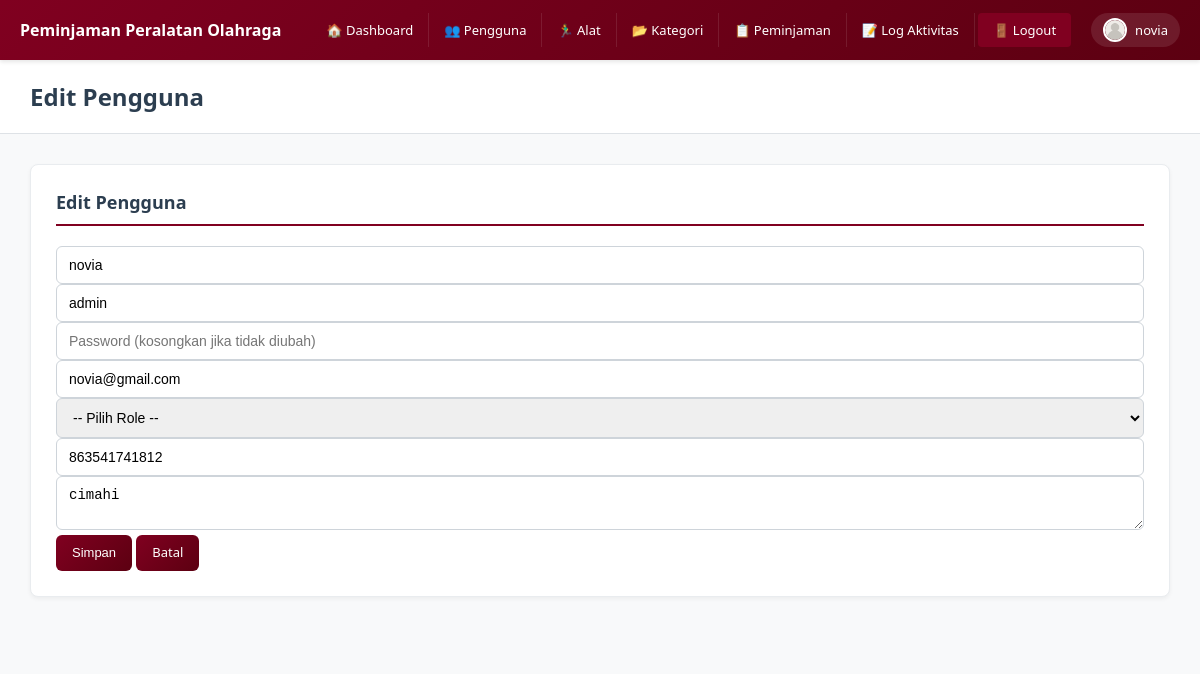
Page /admin/editPengguna?id=1000 (signed in) on the committed database.
### tables this page shows
CREATE TABLE `pengguna` (
  `id_pengguna` int NOT NULL,
  `nama` varchar(50) NOT NULL,
  `username` varchar(100) NOT NULL,
  `password` varchar(100) NOT NULL,
  `email` varchar(50) NOT NULL,
  `role` enum('admin','petugas','peminjam') NOT NULL,
  `no_handphone` varchar(12) NOT NULL,
  `alamat` text NOT NULL
);

### controllers/AdminController.php (called while the page is built, shortened)
<?php
class AdminController extends Controller {
    public function editPengguna() {
        $model = $this->model('AdminModel');
        $data['judul'] = "Edit Pengguna";
        $data['user'] = $model->getPenggunaById($_GET['id']);
        $this->view('admin/EditPengguna', $data);
    }
}

### core/App.php (called while the page is built, shortened)
<?php
class App {
    protected $method = 'index';
    public function __construct() {
        $url = $this->parseURL();
        if (!empty($url[0])) {
            $controllerName = ucfirst($url[0]);
            if (file_exists(__DIR__ . '/../controllers/' . $controllerName . 'Controller.php')) {
                unset($url[0]);
            }
            elseif (file_exists(__DIR__ . '/../controllers/' . $controllerName . '.php')) {
                $this->controller = $controllerName;
                unset($url[0]);
            }
        }
        $this->controller = new $this->controller;
        if (isset($url[1]) && method_exists($this->controller, $url[1])) {
            $this->method = $url[1];
            unset($url[1]);
        }
        $this->params = $url ? array_values($url) : [];
        call_user_func_array([$this->controller, $this->method], $this->params);
    }
    public function parseURL() {
        if (isset($_GET['url'])) {
            $url = $_GET['url'];
            $url = ltrim($url, '/');
            $url = rtrim($url, '/');
            $url = filter_var($url, FILTER_SANITIZE_URL);
            return explode('/', $url);
        }
        return [];
    }
}

### Index.php (called while the page is built, shortened)
<?php
require_once __DIR__ . '/config/Database.php';
require_once __DIR__ . '/core/Controller.php';
require_once __DIR__ . '/core/App.php';
$app = new App();

### models/AdminModel.php (called while the page is built, shortened)
<?php
class AdminModel {
    private $db;
    public function __construct() {
        $this->db = Database::getInstance()->getConnection();
    }
    public function getPenggunaById($id) {
        $stmt = $this->db->prepare("SELECT * FROM pengguna WHERE id_pengguna = ?");
        $stmt->execute([$id]);
        return $stmt->fetch();
    }
}

### config/Database.php (called while the page is built, shortened)
<?php
class Database {
    private $host     = 'localhost';
    private $db_name  = 'peminjaman_peralatan_olahraga';
    private $username = 'root';
    private $password = '';
    private static $instance = null;
    private $conn;
    private function __construct() {
        try {
            $dsn = "mysql:host={$this->host};dbname={$this->db_name};charset=utf8mb4";
            $options = [
                PDO::ATTR_ERRMODE            => PDO::ERRMODE_EXCEPTION,
                PDO::ATTR_DEFAULT_FETCH_MODE => PDO::FETCH_ASSOC,
                PDO::ATTR_EMULATE_PREPARES   => false,
            ];
            $this->conn = new PDO($dsn, $this->username, $this->password, $options);
        } catch (PDOException $e) {
            die("Koneksi Database Gagal: " . $e->getMessage());
        }
    }
    public static function getInstance() {
        if (self::$instance === null) {
            self::$instance = new Database();
        }
        return self::$instance;
    }
    public function getConnection() {
        return $this->conn;
    }
}

### views/admin/EditPengguna.php (the view, shortened to what this page needs)
<?php include __DIR__ . '/../layout/header.php';  ?>
<div class="box">
    <h3>Edit Pengguna</h3>
    <form method="POST">
        <input name="nama" placeholder="Nama" required
               value="<?= htmlspecialchars($data['user']['nama']); ?>">
        <input name="username" placeholder="Username" required
               value="<?= htmlspecialchars($data['user']['username']); ?>">
        <input name="password" type="password"
               placeholder="Password (kosongkan jika tidak diubah)">
        <input name="email" type="email" placeholder="Email" required
               value="<?= htmlspecialchars($data['user']['email']); ?>">
        <select name="role" required>
            <option value="">-- Pilih Role --</option>
        </select>
        <input name="hp" placeholder="No HP"
               value="<?= htmlspecialchars($data['user']['no_handphone']); ?>">
        <textarea name="alamat" placeholder="Alamat"><?= htmlspecialchars($data['user']['alamat']); ?></textarea>
        <button name="update_pengguna" class="button">Simpan</button>
        <a class="btn-modal" href="<?= BASEURL; ?>/admin/pengguna">Batal</a>
    </form>
</div>

### assets/style.css (style rules this page uses)
* { margin:0; padding:0; box-sizing:border-box; }
body { font-family:'Segoe UI', Tahoma, Geneva, Verdana, sans-serif; background:#f8f9fa; padding-top:60px; }
.content h3 { color:#2c3e50; font-size:20px; margin-bottom:20px; font-weight:600; }
input, select, textarea { width:100%; padding:10px 12px; border:1px solid #ced4da; border-radius:6px; font-size:14px; transition:border-color 0.3s, box-shadow 0.3s; }
button, .button, .btn, .btn-primary, .btn-success, .btn-info, .btn-secondary, .btn-danger, .btn-warning, .btn-modal { background:linear-gradient(135deg, #800020 0%, #5c0011 100%); color:white; border:none; padding:8px 16px; border-radius:6px; cursor:pointer; font-size:13px; font-weight:500; text-decoration:none; display:inline-block; transition:all 0.3s; text-align:center; line-height:1.5; }
.box { background:white; padding:25px; border:1px solid #e9ecef; border-radius:8px; margin-bottom:20px; box-shadow:0 2px 4px rgba(0,0,0,0.05); }
.box h3 { color:#2c3e50; margin-bottom:20px; font-size:18px; font-weight:600; padding-bottom:10px; border-bottom:2px solid #800020; }

### views/layout/Header.php (style rules this page uses)
* { margin:0; padding:0; box-sizing:border-box; }
body { font-family:'Segoe UI', Tahoma, Geneva, Verdana, sans-serif; background:#f8f9fa; padding-top:60px; }
.content h3 { color:#2c3e50; font-size:20px; margin-bottom:20px; font-weight:600; }
input, select, textarea { width:100%; padding:10px 12px; border:1px solid #ced4da; border-radius:6px; font-size:14px; transition:border-color 0.3s, box-shadow 0.3s; }
button, .button, .btn, .btn-primary, .btn-success, .btn-info, .btn-secondary, .btn-danger, .btn-warning, .btn-modal { background:linear-gradient(135deg, #800020 0%, #5c0011 100%); color:white; border:none; padding:8px 16px; border-radius:6px; cursor:pointer; font-size:13px; font-weight:500; text-decoration:none; display:inline-block; transition:all 0.3s; text-align:center; line-height:1.5; }
.box { background:white; padding:25px; border:1px solid #e9ecef; border-radius:8px; margin-bottom:20px; box-shadow:0 2px 4px rgba(0,0,0,0.05); }
.box h3 { color:#2c3e50; margin-bottom:20px; font-size:18px; font-weight:600; padding-bottom:10px; border-bottom:2px solid #800020; }

### rows in the picture
pengguna: nama "novia", username "admin", email "novia@gmail.com", hp "863541741812", alamat "cimahi"

### other values in the picture
$_SESSION['nama'] "novia"
$data['judul'] "Edit Pengguna"
